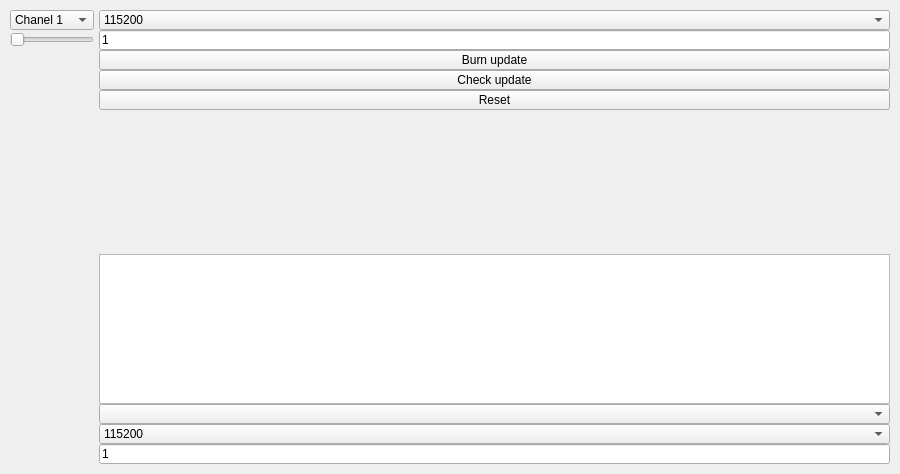
<?xml version="1.0" encoding="UTF-8"?>
<ui version="4.0">
 <class>MainWindow</class>
 <widget class="QMainWindow" name="MainWindow">
  <property name="geometry">
   <rect>
    <x>0</x>
    <y>0</y>
    <width>900</width>
    <height>474</height>
   </rect>
  </property>
  <property name="minimumSize">
   <size>
    <width>900</width>
    <height>400</height>
   </size>
  </property>
  <property name="windowTitle">
   <string>RGBW config</string>
  </property>
  <widget class="QWidget" name="centralWidget">
   <layout class="QVBoxLayout" name="verticalLayout_3">
    <property name="spacing">
     <number>0</number>
    </property>
    <property name="leftMargin">
     <number>5</number>
    </property>
    <property name="topMargin">
     <number>5</number>
    </property>
    <property name="rightMargin">
     <number>5</number>
    </property>
    <property name="bottomMargin">
     <number>5</number>
    </property>
    <item>
     <layout class="QHBoxLayout" name="horizontalLayout">
      <property name="spacing">
       <number>5</number>
      </property>
      <property name="leftMargin">
       <number>5</number>
      </property>
      <property name="topMargin">
       <number>5</number>
      </property>
      <property name="rightMargin">
       <number>5</number>
      </property>
      <property name="bottomMargin">
       <number>5</number>
      </property>
      <item>
       <layout class="QVBoxLayout" name="verticalLayout_2">
        <property name="spacing">
         <number>0</number>
        </property>
        <item>
         <widget class="QComboBox" name="comboBox_chanel">
          <property name="minimumSize">
           <size>
            <width>0</width>
            <height>20</height>
           </size>
          </property>
          <property name="maximumSize">
           <size>
            <width>16777215</width>
            <height>20</height>
           </size>
          </property>
          <item>
           <property name="text">
            <string>Chanel 1</string>
           </property>
          </item>
          <item>
           <property name="text">
            <string>Chanel 2</string>
           </property>
          </item>
         </widget>
        </item>
        <item>
         <widget class="QSlider" name="horizontalSlider_white">
          <property name="sizePolicy">
           <sizepolicy hsizetype="Preferred" vsizetype="Fixed">
            <horstretch>0</horstretch>
            <verstretch>0</verstretch>
           </sizepolicy>
          </property>
          <property name="minimumSize">
           <size>
            <width>0</width>
            <height>20</height>
           </size>
          </property>
          <property name="maximumSize">
           <size>
            <width>16777215</width>
            <height>20</height>
           </size>
          </property>
          <property name="maximum">
           <number>255</number>
          </property>
          <property name="orientation">
           <enum>Qt::Horizontal</enum>
          </property>
         </widget>
        </item>
        <item>
         <spacer name="verticalSpacer_2">
          <property name="orientation">
           <enum>Qt::Vertical</enum>
          </property>
          <property name="sizeHint" stdset="0">
           <size>
            <width>20</width>
            <height>40</height>
           </size>
          </property>
         </spacer>
        </item>
       </layout>
      </item>
      <item>
       <layout class="QVBoxLayout" name="verticalLayout">
        <property name="spacing">
         <number>0</number>
        </property>
        <property name="rightMargin">
         <number>0</number>
        </property>
        <property name="bottomMargin">
         <number>0</number>
        </property>
        <item>
         <widget class="QComboBox" name="comboBox_baudrate_par">
          <property name="minimumSize">
           <size>
            <width>0</width>
            <height>20</height>
           </size>
          </property>
          <property name="maximumSize">
           <size>
            <width>16777215</width>
            <height>20</height>
           </size>
          </property>
          <item>
           <property name="text">
            <string>115200</string>
           </property>
          </item>
          <item>
           <property name="text">
            <string>57600</string>
           </property>
          </item>
          <item>
           <property name="text">
            <string>38400</string>
           </property>
          </item>
          <item>
           <property name="text">
            <string>19200</string>
           </property>
          </item>
          <item>
           <property name="text">
            <string>9600</string>
           </property>
          </item>
          <item>
           <property name="text">
            <string>4800</string>
           </property>
          </item>
          <item>
           <property name="text">
            <string>2400</string>
           </property>
          </item>
          <item>
           <property name="text">
            <string>1200</string>
           </property>
          </item>
         </widget>
        </item>
        <item>
         <widget class="QLineEdit" name="lineEdit_slave_par">
          <property name="minimumSize">
           <size>
            <width>0</width>
            <height>20</height>
           </size>
          </property>
          <property name="maximumSize">
           <size>
            <width>16777215</width>
            <height>20</height>
           </size>
          </property>
          <property name="text">
           <string>1</string>
          </property>
         </widget>
        </item>
        <item>
         <widget class="QPushButton" name="pushButton_burn_update">
          <property name="minimumSize">
           <size>
            <width>0</width>
            <height>20</height>
           </size>
          </property>
          <property name="maximumSize">
           <size>
            <width>16777215</width>
            <height>20</height>
           </size>
          </property>
          <property name="text">
           <string>Burn update</string>
          </property>
         </widget>
        </item>
        <item>
         <widget class="QPushButton" name="pushButton_check_update">
          <property name="minimumSize">
           <size>
            <width>0</width>
            <height>20</height>
           </size>
          </property>
          <property name="maximumSize">
           <size>
            <width>16777215</width>
            <height>20</height>
           </size>
          </property>
          <property name="text">
           <string>Check update</string>
          </property>
         </widget>
        </item>
        <item>
         <widget class="QPushButton" name="pushButton_reset">
          <property name="minimumSize">
           <size>
            <width>0</width>
            <height>20</height>
           </size>
          </property>
          <property name="maximumSize">
           <size>
            <width>16777215</width>
            <height>20</height>
           </size>
          </property>
          <property name="text">
           <string>Reset</string>
          </property>
         </widget>
        </item>
        <item>
         <spacer name="verticalSpacer">
          <property name="orientation">
           <enum>Qt::Vertical</enum>
          </property>
          <property name="sizeHint" stdset="0">
           <size>
            <width>20</width>
            <height>40</height>
           </size>
          </property>
         </spacer>
        </item>
        <item>
         <widget class="QLabel" name="label_version">
          <property name="minimumSize">
           <size>
            <width>0</width>
            <height>20</height>
           </size>
          </property>
          <property name="maximumSize">
           <size>
            <width>16777215</width>
            <height>20</height>
           </size>
          </property>
          <property name="text">
           <string/>
          </property>
         </widget>
        </item>
        <item>
         <widget class="QTextBrowser" name="textBrowser">
          <property name="sizePolicy">
           <sizepolicy hsizetype="Expanding" vsizetype="Fixed">
            <horstretch>0</horstretch>
            <verstretch>0</verstretch>
           </sizepolicy>
          </property>
          <property name="minimumSize">
           <size>
            <width>300</width>
            <height>150</height>
           </size>
          </property>
          <property name="maximumSize">
           <size>
            <width>16777215</width>
            <height>150</height>
           </size>
          </property>
         </widget>
        </item>
        <item>
         <widget class="QComboBox" name="comboBox">
          <property name="sizePolicy">
           <sizepolicy hsizetype="Expanding" vsizetype="Fixed">
            <horstretch>0</horstretch>
            <verstretch>0</verstretch>
           </sizepolicy>
          </property>
          <property name="minimumSize">
           <size>
            <width>300</width>
            <height>20</height>
           </size>
          </property>
          <property name="maximumSize">
           <size>
            <width>16777215</width>
            <height>20</height>
           </size>
          </property>
         </widget>
        </item>
        <item>
         <widget class="QComboBox" name="comboBox_baudrate">
          <property name="sizePolicy">
           <sizepolicy hsizetype="Expanding" vsizetype="Fixed">
            <horstretch>0</horstretch>
            <verstretch>0</verstretch>
           </sizepolicy>
          </property>
          <property name="minimumSize">
           <size>
            <width>300</width>
            <height>20</height>
           </size>
          </property>
          <property name="maximumSize">
           <size>
            <width>16777215</width>
            <height>20</height>
           </size>
          </property>
          <item>
           <property name="text">
            <string>115200</string>
           </property>
          </item>
          <item>
           <property name="text">
            <string>57600</string>
           </property>
          </item>
          <item>
           <property name="text">
            <string>38400</string>
           </property>
          </item>
          <item>
           <property name="text">
            <string>19200</string>
           </property>
          </item>
          <item>
           <property name="text">
            <string>9600</string>
           </property>
          </item>
          <item>
           <property name="text">
            <string>4800</string>
           </property>
          </item>
          <item>
           <property name="text">
            <string>2400</string>
           </property>
          </item>
          <item>
           <property name="text">
            <string>1200</string>
           </property>
          </item>
         </widget>
        </item>
        <item>
         <widget class="QLineEdit" name="lineEdit_slave">
          <property name="sizePolicy">
           <sizepolicy hsizetype="Expanding" vsizetype="Fixed">
            <horstretch>0</horstretch>
            <verstretch>0</verstretch>
           </sizepolicy>
          </property>
          <property name="minimumSize">
           <size>
            <width>300</width>
            <height>20</height>
           </size>
          </property>
          <property name="maximumSize">
           <size>
            <width>16777215</width>
            <height>20</height>
           </size>
          </property>
          <property name="text">
           <string>1</string>
          </property>
         </widget>
        </item>
       </layout>
      </item>
     </layout>
    </item>
   </layout>
  </widget>
 </widget>
 <layoutdefault spacing="6" margin="11"/>
 <resources/>
 <connections/>
</ui>
